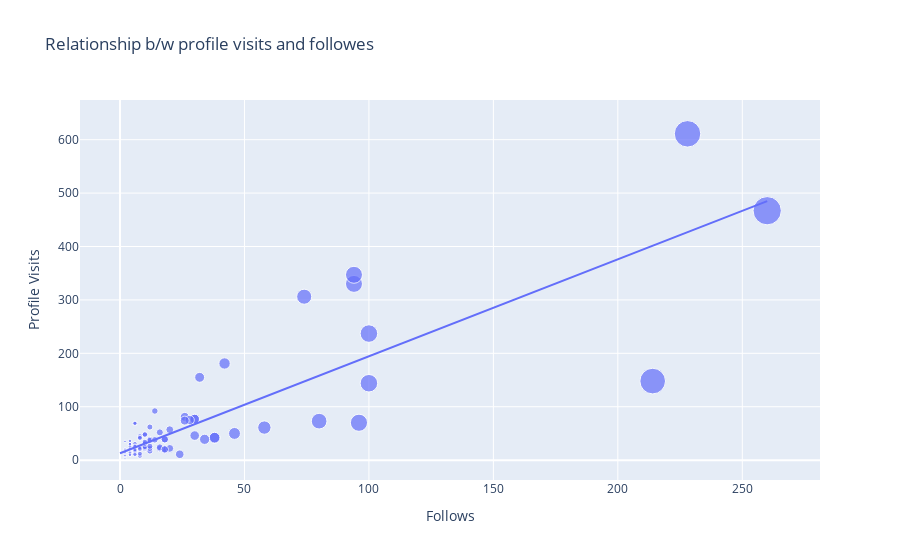

Source (notebook cell):
### Code cell
figure=px.scatter(data_frame=data,
                 x='Follows',
                 y='Profile Visits',
                 size='Follows',
                 trendline='ols',
                 title='Relationship b/w profile visits and followes')
figure.show()

### Figure 1 — Plotly figure (JSON) as saved in the notebook; plotly's stock layout.template omitted (floating-point values rounded to 4 significant figures)
{"data": [{"hovertemplate": "Follows=%{marker.size}<br>Profile Visits=%{y}<extra></extra>", "legendgroup": "", "marker": {"color": "#636efa", "size": [2, 10, 12, 8, 0, 2, 0, 6, 4, 6, 4, 0, 2, 4, 42, 6, 2, 2, 30, 0, 0, 24, 100, 2, 4, 6, 6, 6, 2, 2, 20, 2, 4, 8, 26, 2, 2, 4, 0, 2, 94, 8, 18, 10, 4, 4, 4, 4, 18, 38, 10, 12, 4, 4, 74, 0, 6, 6, 0, 6, 12, 10, 8, 8, 46, 12, 10, 94, 6, 10, 6, 4, 12, 16, 12, 8, 32, 8, 16, 6, 10, 10, 6, 2, 2, 30, 0, 4, 4, 18, 38, 10, 2, 4, 6, 6, 6, 2, 2, 14, 8, 14, 28, 18, 12, 34, 26, 260, 16, 96, 20, 30, 58, 100, 80, 18, 10, 214, 228], "sizemode": "area", "sizeref": 0.65, "symbol": "circle"}, "mode": "markers", "name": "", "orientation": "v", "showlegend": false, "type": "scatter", "x": [2, 10, 12, 8, 0, 2, 0, 6, 4, 6, 4, 0, 2, 4, 42, 6, 2, 2, 30, 0, 0, 24, 100, 2, 4, 6, 6, 6, 2, 2, 20, 2, 4, 8, 26, 2, 2, 4, 0, 2, 94, 8, 18, 10, 4, 4, 4, 4, 18, 38, 10, 12, 4, 4, 74, 0, 6, 6, 0, 6, 12, 10, 8, 8, 46, 12, 10, 94, 6, 10, 6, 4, 12, 16, 12, 8, 32, 8, 16, 6, 10, 10, 6, 2, 2, 30, 0, 4, 4, 18, 38, 10, 2, 4, 6, 6, 6, 2, 2, 14, 8, 14, 28, 18, 12, 34, 26, 260, 16, 96, 20, 30, 58, 100, 80, 18, 10, 214, 228], "xaxis": "x", "y": [35, 48, 62, 23, 8, 9, 26, 12, 36, 31, 29, 15, 8, 20, 181, 17, 16, 21, 77, 10, 9, 11, 144, 14, 10, 19, 69, 11, 19, 9, 57, 13, 11, 24, 81, 4, 7, 14, 18, 8, 330, 21, 19, 32, 19, 21, 14, 30, 39, 42, 31, 20, 12, 22, 306, 13, 26, 16, 15, 15, 39, 21, 8, 45, 50, 37, 25, 347, 26, 48, 16, 26, 17, 52, 22, 41, 155, 12, 22, 20, 23, 25, 17, 16, 21, 77, 10, 14, 30, 39, 42, 31, 14, 10, 19, 69, 11, 19, 9, 38, 42, 92, 75, 21, 26, 39, 74, 467, 24, 70, 22, 46, 61, 237, 73, 20, 34, 148, 611], "yaxis": "y"}, {"hovertemplate": "<b>OLS trendline</b><br>Profile Visits = 1.81566 * Follows + 12.9355<br>R<sup>2</sup>=0.727868<br><br>Follows=%{x}<br>Profile Visits=%{y} <b>(trend)</b><extra></extra>", "legendgroup": "", "marker": {"color": "#636efa", "symbol": "circle"}, "mode": "lines", "name": "", "showlegend": false, "type": "scatter", "x": [0, 0, 0, 0, 0, 0, 0, 0, 0, 2, 2, 2, 2, 2, 2, 2, 2, 2, 2, 2, 2, 2, 2, 2, 2, 2, 4, 4, 4, 4, 4, 4, 4, 4, 4, 4, 4, 4, 4, 4, 4, 4, 6, 6, 6, 6, 6, 6, 6, 6, 6, 6, 6, 6, 6, 6, 6, 6, 8, 8, 8, 8, 8, 8, 8, 8, 10, 10, 10, 10, 10, 10, 10, 10, 10, 10, 12, 12, 12, 12, 12, 12, 12, 14, 14, 16, 16, 16, 18, 18, 18, 18, 18, 20, 20, 24, 26, 26, 28, 30, 30, 30, 32, 34, 38, 38, 42, 46, 58, 74, 80, 94, 94, 96, 100, 100, 214, 228, 260], "xaxis": "x", "y": [12.94, 12.94, 12.94, 12.94, 12.94, 12.94, 12.94, 12.94, 12.94, 16.57, 16.57, 16.57, 16.57, 16.57, 16.57, 16.57, 16.57, 16.57, 16.57, 16.57, 16.57, 16.57, 16.57, 16.57, 16.57, 16.57, 20.2, 20.2, 20.2, 20.2, 20.2, 20.2, 20.2, 20.2, 20.2, 20.2, 20.2, 20.2, 20.2, 20.2, 20.2, 20.2, 23.83, 23.83, 23.83, 23.83, 23.83, 23.83, 23.83, 23.83, 23.83, 23.83, 23.83, 23.83, 23.83, 23.83, 23.83, 23.83, 27.46, 27.46, 27.46, 27.46, 27.46, 27.46, 27.46, 27.46, 31.09, 31.09, 31.09, 31.09, 31.09, 31.09, 31.09, 31.09, 31.09, 31.09, 34.72, 34.72, 34.72, 34.72, 34.72, 34.72, 34.72, 38.35, 38.35, 41.99, 41.99, 41.99, 45.62, 45.62, 45.62, 45.62, 45.62, 49.25, 49.25, 56.51, 60.14, 60.14, 63.77, 67.41, 67.41, 67.41, 71.04, 74.67, 81.93, 81.93, 89.19, 96.46, 118.2, 147.3, 158.2, 183.6, 183.6, 187.2, 194.5, 194.5, 401.5, 426.9, 485.0], "yaxis": "y"}], "layout": {"legend": {"itemsizing": "constant", "tracegroupgap": 0}, "title": {"text": "Relationship b/w profile visits and followes"}, "xaxis": {"anchor": "y", "domain": [0, 1], "title": {"text": "Follows"}}, "yaxis": {"anchor": "x", "domain": [0, 1], "title": {"text": "Profile Visits"}}}}
